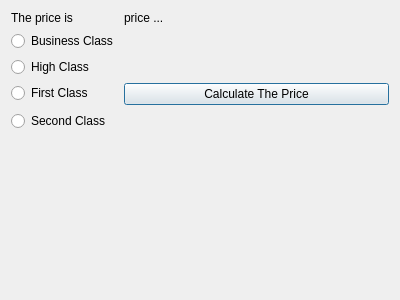
<?xml version="1.0" encoding="UTF-8"?>
<ui version="4.0">
 <class>dialog</class>
 <widget class="QDialog" name="dialog">
  <property name="geometry">
   <rect>
    <x>0</x>
    <y>0</y>
    <width>400</width>
    <height>300</height>
   </rect>
  </property>
  <property name="windowTitle">
   <string>Dialog</string>
  </property>
  <layout class="QFormLayout" name="formLayout">
   <item row="0" column="0">
    <widget class="QLabel" name="label">
     <property name="text">
      <string>The price is</string>
     </property>
    </widget>
   </item>
   <item row="0" column="1">
    <widget class="QLabel" name="price_label">
     <property name="text">
      <string>price ...</string>
     </property>
    </widget>
   </item>
   <item row="7" column="0">
    <widget class="QRadioButton" name="business_class">
     <property name="text">
      <string>Business Class</string>
     </property>
    </widget>
   </item>
   <item row="8" column="0">
    <widget class="QRadioButton" name="high_class">
     <property name="text">
      <string>High Class</string>
     </property>
    </widget>
   </item>
   <item row="9" column="0">
    <widget class="QRadioButton" name="first_class">
     <property name="text">
      <string>First Class</string>
     </property>
    </widget>
   </item>
   <item row="10" column="0">
    <widget class="QRadioButton" name="second_class">
     <property name="enabled">
      <bool>true</bool>
     </property>
     <property name="cursor">
      <cursorShape>ArrowCursor</cursorShape>
     </property>
     <property name="text">
      <string>Second Class</string>
     </property>
    </widget>
   </item>
   <item row="9" column="1">
    <widget class="QPushButton" name="pushButton">
     <property name="text">
      <string>Calculate The Price</string>
     </property>
    </widget>
   </item>
  </layout>
 </widget>
 <resources/>
 <connections/>
</ui>
